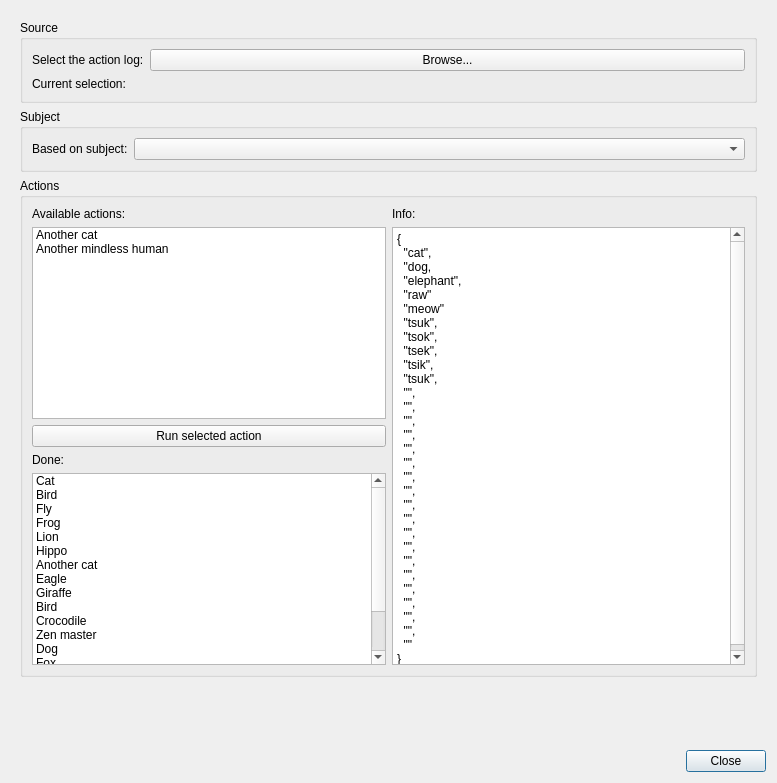
<?xml version="1.0" encoding="UTF-8"?>
<ui version="4.0">
 <class>RunActionsDialog</class>
 <widget class="QDialog" name="RunActionsDialog">
  <property name="windowModality">
   <enum>Qt::NonModal</enum>
  </property>
  <property name="geometry">
   <rect>
    <x>0</x>
    <y>0</y>
    <width>777</width>
    <height>783</height>
   </rect>
  </property>
  <property name="windowTitle">
   <string>Meggie - Run Actions from Log</string>
  </property>
  <layout class="QGridLayout" name="gridLayout">
   <item row="2" column="0">
    <layout class="QHBoxLayout" name="horizontalLayout_10">
     <property name="leftMargin">
      <number>0</number>
     </property>
     <property name="topMargin">
      <number>0</number>
     </property>
     <item>
      <spacer name="horizontalSpacer_2">
       <property name="orientation">
        <enum>Qt::Horizontal</enum>
       </property>
       <property name="sizeHint" stdset="0">
        <size>
         <width>40</width>
         <height>20</height>
        </size>
       </property>
      </spacer>
     </item>
     <item>
      <widget class="QPushButton" name="pushButtonClose">
       <property name="text">
        <string>Close</string>
       </property>
      </widget>
     </item>
    </layout>
   </item>
   <item row="0" column="0">
    <widget class="QScrollArea" name="scrollArea">
     <property name="enabled">
      <bool>true</bool>
     </property>
     <property name="minimumSize">
      <size>
       <width>0</width>
       <height>0</height>
      </size>
     </property>
     <property name="frameShape">
      <enum>QFrame::NoFrame</enum>
     </property>
     <property name="frameShadow">
      <enum>QFrame::Plain</enum>
     </property>
     <property name="verticalScrollBarPolicy">
      <enum>Qt::ScrollBarAsNeeded</enum>
     </property>
     <property name="horizontalScrollBarPolicy">
      <enum>Qt::ScrollBarAsNeeded</enum>
     </property>
     <property name="widgetResizable">
      <bool>true</bool>
     </property>
     <widget class="QWidget" name="scrollAreaWidgetContents">
      <property name="geometry">
       <rect>
        <x>0</x>
        <y>0</y>
        <width>759</width>
        <height>734</height>
       </rect>
      </property>
      <property name="minimumSize">
       <size>
        <width>0</width>
        <height>0</height>
       </size>
      </property>
      <layout class="QGridLayout" name="gridLayout_7">
       <item row="3" column="0">
        <spacer name="verticalSpacer">
         <property name="orientation">
          <enum>Qt::Vertical</enum>
         </property>
         <property name="sizeHint" stdset="0">
          <size>
           <width>20</width>
           <height>40</height>
          </size>
         </property>
        </spacer>
       </item>
       <item row="0" column="0">
        <widget class="QGroupBox" name="groupBoxSource">
         <property name="title">
          <string>Source</string>
         </property>
         <layout class="QFormLayout" name="formLayout_2">
          <item row="0" column="0">
           <widget class="QLabel" name="labelSourceBrowse">
            <property name="text">
             <string>Select the action log:</string>
            </property>
           </widget>
          </item>
          <item row="0" column="1">
           <widget class="QPushButton" name="pushButtonSourceBrowse">
            <property name="text">
             <string>Browse...</string>
            </property>
           </widget>
          </item>
          <item row="1" column="0">
           <widget class="QLabel" name="labelBrowseCurrentSelectionLabel">
            <property name="text">
             <string>Current selection:</string>
            </property>
           </widget>
          </item>
          <item row="1" column="1">
           <widget class="QLabel" name="labelBrowseCurrentSelectionFilename">
            <property name="text">
             <string/>
            </property>
           </widget>
          </item>
         </layout>
        </widget>
       </item>
       <item row="1" column="0">
        <widget class="QGroupBox" name="groupBoxSubject">
         <property name="title">
          <string>Subject</string>
         </property>
         <layout class="QFormLayout" name="formLayout_3">
          <item row="0" column="0">
           <widget class="QLabel" name="labelSubject">
            <property name="text">
             <string>Based on subject:</string>
            </property>
           </widget>
          </item>
          <item row="0" column="1">
           <widget class="QComboBox" name="comboBoxSubject"/>
          </item>
         </layout>
        </widget>
       </item>
       <item row="2" column="0">
        <widget class="QGroupBox" name="groupBoxActions">
         <property name="title">
          <string>Actions</string>
         </property>
         <layout class="QGridLayout" name="gridLayout_2">
          <item row="0" column="0">
           <widget class="QLabel" name="labelActionsAvailable">
            <property name="text">
             <string>Available actions:</string>
            </property>
           </widget>
          </item>
          <item row="1" column="1" rowspan="4">
           <widget class="QTextBrowser" name="textBrowserActionsInfo">
            <property name="html">
             <string>&lt;!DOCTYPE HTML PUBLIC &quot;-//W3C//DTD HTML 4.0//EN&quot; &quot;http://www.w3.org/TR/REC-html40/strict.dtd&quot;&gt;
&lt;html&gt;&lt;head&gt;&lt;meta name=&quot;qrichtext&quot; content=&quot;1&quot; /&gt;&lt;style type=&quot;text/css&quot;&gt;
p, li { white-space: pre-wrap; }
&lt;/style&gt;&lt;/head&gt;&lt;body style=&quot; font-family:'Sans Serif'; font-size:9pt; font-weight:400; font-style:normal;&quot;&gt;
&lt;p style=&quot; margin-top:0px; margin-bottom:0px; margin-left:0px; margin-right:0px; -qt-block-indent:0; text-indent:0px;&quot;&gt;{&lt;/p&gt;
&lt;p style=&quot; margin-top:0px; margin-bottom:0px; margin-left:0px; margin-right:0px; -qt-block-indent:0; text-indent:0px;&quot;&gt;  &amp;quot;cat&amp;quot;,&lt;/p&gt;
&lt;p style=&quot; margin-top:0px; margin-bottom:0px; margin-left:0px; margin-right:0px; -qt-block-indent:0; text-indent:0px;&quot;&gt;  &amp;quot;dog,&lt;/p&gt;
&lt;p style=&quot; margin-top:0px; margin-bottom:0px; margin-left:0px; margin-right:0px; -qt-block-indent:0; text-indent:0px;&quot;&gt;  &amp;quot;elephant&amp;quot;,&lt;/p&gt;
&lt;p style=&quot; margin-top:0px; margin-bottom:0px; margin-left:0px; margin-right:0px; -qt-block-indent:0; text-indent:0px;&quot;&gt;  &amp;quot;raw&amp;quot;&lt;/p&gt;
&lt;p style=&quot; margin-top:0px; margin-bottom:0px; margin-left:0px; margin-right:0px; -qt-block-indent:0; text-indent:0px;&quot;&gt;  &amp;quot;meow&amp;quot;&lt;/p&gt;
&lt;p style=&quot; margin-top:0px; margin-bottom:0px; margin-left:0px; margin-right:0px; -qt-block-indent:0; text-indent:0px;&quot;&gt;  &amp;quot;tsuk&amp;quot;,&lt;/p&gt;
&lt;p style=&quot; margin-top:0px; margin-bottom:0px; margin-left:0px; margin-right:0px; -qt-block-indent:0; text-indent:0px;&quot;&gt;  &amp;quot;tsok&amp;quot;,&lt;/p&gt;
&lt;p style=&quot; margin-top:0px; margin-bottom:0px; margin-left:0px; margin-right:0px; -qt-block-indent:0; text-indent:0px;&quot;&gt;  &amp;quot;tsek&amp;quot;,&lt;/p&gt;
&lt;p style=&quot; margin-top:0px; margin-bottom:0px; margin-left:0px; margin-right:0px; -qt-block-indent:0; text-indent:0px;&quot;&gt;  &amp;quot;tsik&amp;quot;,&lt;/p&gt;
&lt;p style=&quot; margin-top:0px; margin-bottom:0px; margin-left:0px; margin-right:0px; -qt-block-indent:0; text-indent:0px;&quot;&gt;  &amp;quot;tsuk&amp;quot;,&lt;/p&gt;
&lt;p style=&quot; margin-top:0px; margin-bottom:0px; margin-left:0px; margin-right:0px; -qt-block-indent:0; text-indent:0px;&quot;&gt;  &amp;quot;&amp;quot;,&lt;/p&gt;
&lt;p style=&quot; margin-top:0px; margin-bottom:0px; margin-left:0px; margin-right:0px; -qt-block-indent:0; text-indent:0px;&quot;&gt;  &amp;quot;&amp;quot;,&lt;/p&gt;
&lt;p style=&quot; margin-top:0px; margin-bottom:0px; margin-left:0px; margin-right:0px; -qt-block-indent:0; text-indent:0px;&quot;&gt;  &amp;quot;&amp;quot;,&lt;/p&gt;
&lt;p style=&quot; margin-top:0px; margin-bottom:0px; margin-left:0px; margin-right:0px; -qt-block-indent:0; text-indent:0px;&quot;&gt;  &amp;quot;&amp;quot;,&lt;/p&gt;
&lt;p style=&quot; margin-top:0px; margin-bottom:0px; margin-left:0px; margin-right:0px; -qt-block-indent:0; text-indent:0px;&quot;&gt;  &amp;quot;&amp;quot;,&lt;/p&gt;
&lt;p style=&quot; margin-top:0px; margin-bottom:0px; margin-left:0px; margin-right:0px; -qt-block-indent:0; text-indent:0px;&quot;&gt;  &amp;quot;&amp;quot;,&lt;/p&gt;
&lt;p style=&quot; margin-top:0px; margin-bottom:0px; margin-left:0px; margin-right:0px; -qt-block-indent:0; text-indent:0px;&quot;&gt;  &amp;quot;&amp;quot;,&lt;/p&gt;
&lt;p style=&quot; margin-top:0px; margin-bottom:0px; margin-left:0px; margin-right:0px; -qt-block-indent:0; text-indent:0px;&quot;&gt;  &amp;quot;&amp;quot;,&lt;/p&gt;
&lt;p style=&quot; margin-top:0px; margin-bottom:0px; margin-left:0px; margin-right:0px; -qt-block-indent:0; text-indent:0px;&quot;&gt;  &amp;quot;&amp;quot;,&lt;/p&gt;
&lt;p style=&quot; margin-top:0px; margin-bottom:0px; margin-left:0px; margin-right:0px; -qt-block-indent:0; text-indent:0px;&quot;&gt;  &amp;quot;&amp;quot;,&lt;/p&gt;
&lt;p style=&quot; margin-top:0px; margin-bottom:0px; margin-left:0px; margin-right:0px; -qt-block-indent:0; text-indent:0px;&quot;&gt;  &amp;quot;&amp;quot;,&lt;/p&gt;
&lt;p style=&quot; margin-top:0px; margin-bottom:0px; margin-left:0px; margin-right:0px; -qt-block-indent:0; text-indent:0px;&quot;&gt;  &amp;quot;&amp;quot;,&lt;/p&gt;
&lt;p style=&quot; margin-top:0px; margin-bottom:0px; margin-left:0px; margin-right:0px; -qt-block-indent:0; text-indent:0px;&quot;&gt;  &amp;quot;&amp;quot;,&lt;/p&gt;
&lt;p style=&quot; margin-top:0px; margin-bottom:0px; margin-left:0px; margin-right:0px; -qt-block-indent:0; text-indent:0px;&quot;&gt;  &amp;quot;&amp;quot;,&lt;/p&gt;
&lt;p style=&quot; margin-top:0px; margin-bottom:0px; margin-left:0px; margin-right:0px; -qt-block-indent:0; text-indent:0px;&quot;&gt;  &amp;quot;&amp;quot;,&lt;/p&gt;
&lt;p style=&quot; margin-top:0px; margin-bottom:0px; margin-left:0px; margin-right:0px; -qt-block-indent:0; text-indent:0px;&quot;&gt;  &amp;quot;&amp;quot;,&lt;/p&gt;
&lt;p style=&quot; margin-top:0px; margin-bottom:0px; margin-left:0px; margin-right:0px; -qt-block-indent:0; text-indent:0px;&quot;&gt;  &amp;quot;&amp;quot;,&lt;/p&gt;
&lt;p style=&quot; margin-top:0px; margin-bottom:0px; margin-left:0px; margin-right:0px; -qt-block-indent:0; text-indent:0px;&quot;&gt;  &amp;quot;&amp;quot;,&lt;/p&gt;
&lt;p style=&quot; margin-top:0px; margin-bottom:0px; margin-left:0px; margin-right:0px; -qt-block-indent:0; text-indent:0px;&quot;&gt;  &amp;quot;&amp;quot;&lt;/p&gt;
&lt;p style=&quot; margin-top:0px; margin-bottom:0px; margin-left:0px; margin-right:0px; -qt-block-indent:0; text-indent:0px;&quot;&gt;}&lt;/p&gt;&lt;/body&gt;&lt;/html&gt;</string>
            </property>
           </widget>
          </item>
          <item row="1" column="0">
           <widget class="QListWidget" name="listWidgetAvailable">
            <item>
             <property name="text">
              <string>Another cat</string>
             </property>
            </item>
            <item>
             <property name="text">
              <string>Another mindless human</string>
             </property>
            </item>
           </widget>
          </item>
          <item row="2" column="0">
           <widget class="QPushButton" name="pushButtonActionsRun">
            <property name="text">
             <string>Run selected action</string>
            </property>
           </widget>
          </item>
          <item row="4" column="0">
           <widget class="QListWidget" name="listWidgetDone">
            <item>
             <property name="text">
              <string>Cat</string>
             </property>
            </item>
            <item>
             <property name="text">
              <string>Bird</string>
             </property>
            </item>
            <item>
             <property name="text">
              <string>Fly</string>
             </property>
            </item>
            <item>
             <property name="text">
              <string>Frog</string>
             </property>
            </item>
            <item>
             <property name="text">
              <string>Lion</string>
             </property>
            </item>
            <item>
             <property name="text">
              <string>Hippo</string>
             </property>
            </item>
            <item>
             <property name="text">
              <string>Another cat</string>
             </property>
            </item>
            <item>
             <property name="text">
              <string>Eagle</string>
             </property>
            </item>
            <item>
             <property name="text">
              <string>Giraffe</string>
             </property>
            </item>
            <item>
             <property name="text">
              <string>Bird</string>
             </property>
            </item>
            <item>
             <property name="text">
              <string>Crocodile</string>
             </property>
            </item>
            <item>
             <property name="text">
              <string>Zen master</string>
             </property>
            </item>
            <item>
             <property name="text">
              <string>Dog</string>
             </property>
            </item>
            <item>
             <property name="text">
              <string>Fox</string>
             </property>
            </item>
            <item>
             <property name="text">
              <string>Wolf</string>
             </property>
            </item>
            <item>
             <property name="text">
              <string>Raven</string>
             </property>
            </item>
            <item>
             <property name="text">
              <string>Ninetales</string>
             </property>
            </item>
           </widget>
          </item>
          <item row="3" column="0">
           <widget class="QLabel" name="labelActionsDone">
            <property name="text">
             <string>Done:</string>
            </property>
           </widget>
          </item>
          <item row="0" column="1">
           <widget class="QLabel" name="labelActionsInfo">
            <property name="text">
             <string>Info:</string>
            </property>
           </widget>
          </item>
         </layout>
        </widget>
       </item>
      </layout>
     </widget>
    </widget>
   </item>
  </layout>
 </widget>
 <tabstops>
  <tabstop>scrollArea</tabstop>
 </tabstops>
 <resources/>
 <connections/>
 <slots>
  <slot>openFileChooserDialog()</slot>
  <slot>acceptBatch()</slot>
 </slots>
</ui>
